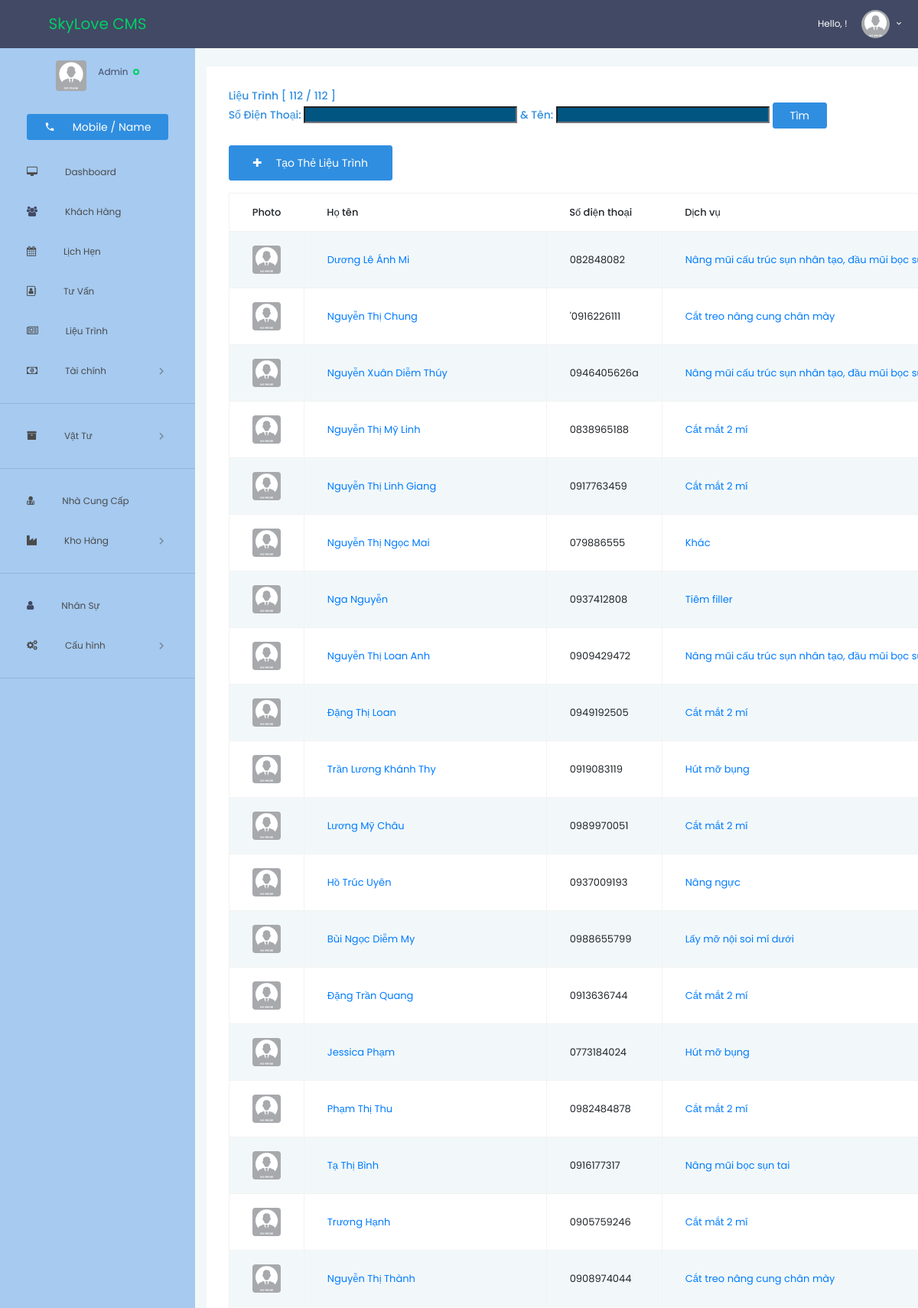
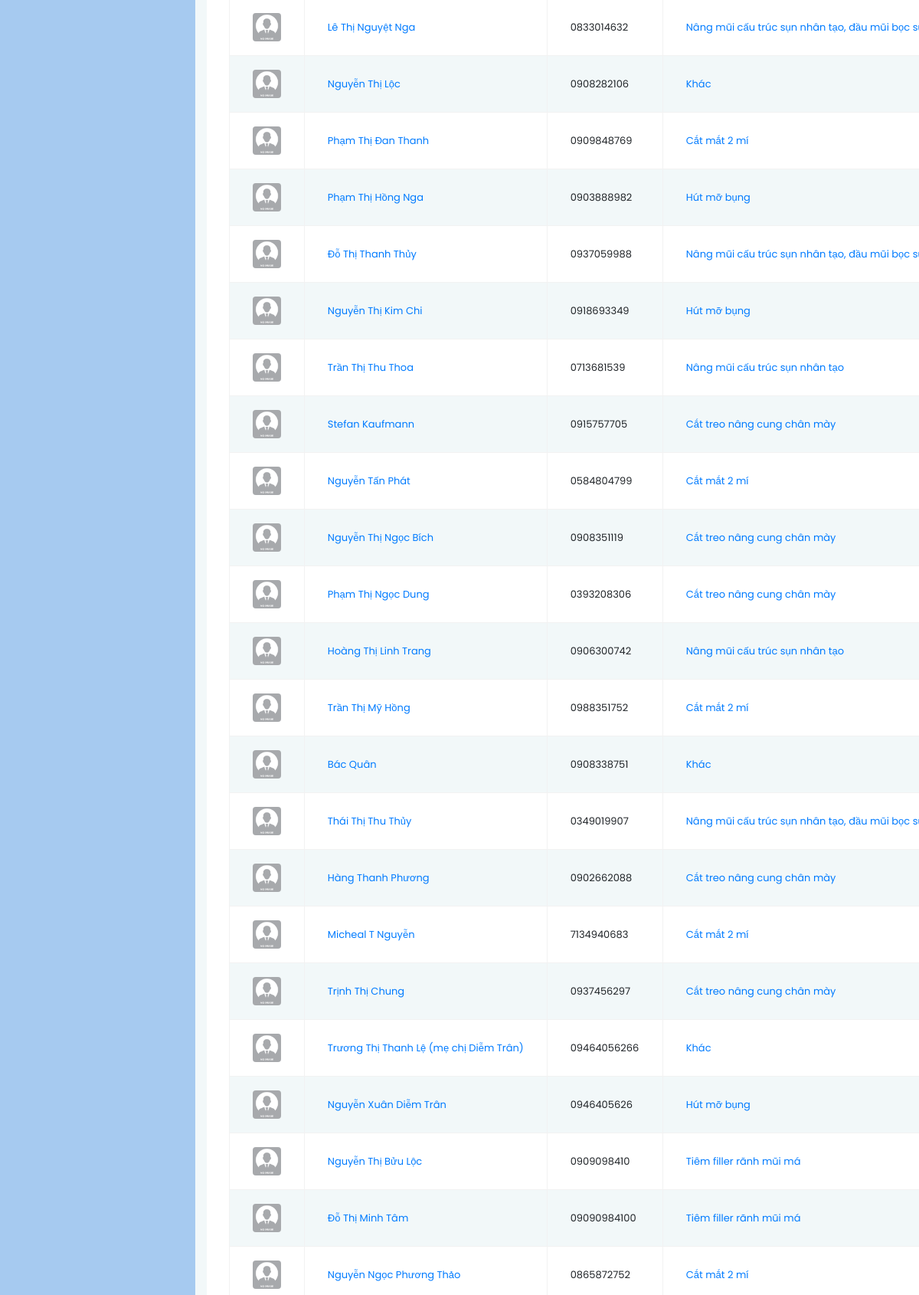
Screenshot of /treatment/overview (upper part) with the database file from the repository (2 pictures, top to bottom).
### action/models.py (models this page shows, shortened)
class Treatment(models.Model):
    service = models.ForeignKey(Service, on_delete=models.CASCADE)
    customer = models.ForeignKey(Customer, on_delete=models.CASCADE)
    consultant = models.ForeignKey(Employee, related_name='consultant', on_delete=models.CASCADE, null=True)
    expert = models.ForeignKey(Employee, related_name='expert', on_delete=models.CASCADE, null=True)
    doctor = models.ForeignKey(Employee, related_name='doctor', on_delete=models.CASCADE, null=True)
    done = models.BooleanField(default=False)
    date_apply = models.DateField(max_length=10)
    date_end = models.DateField(max_length=10, null=True)
    note = models.CharField(max_length=128)
    class Meta:
        db_table = 'Treatment'

### manager/models.py (models this page shows, shortened)
class HumanInfo(models.Model):
    class Meta:
        abstract = True
    LANGUAGE = (('english', 'ENGLISH'), ('tiếng việt', 'TIẾNG VIỆT'), ('french', 'FRENCH'))
    GENDER = (('nam', 'NAM'), ('nữ', 'NỮ'), ('khác', 'KHÁC'))
    humanID = models.CharField(
        max_length=12, unique=True, default=None, null=True, blank=True
    )
    gender = models.CharField(choices=GENDER, max_length=10)
    fullname = models.CharField(max_length=50, null=False)
    dob = models.DateField(max_length=10, null=True, blank=True)
    mobile = models.CharField(max_length=16, unique=True)
    email = models.EmailField(max_length=125, null=True, blank=True)
    address = models.TextField(max_length=100, null=True, blank=True)
    language = models.CharField(choices=LANGUAGE, max_length=10, default='english')
    thumb = models.ImageField(blank=True, null=True)
    nubank = models.CharField(max_length=16, null=True, blank=True, default=None)
    bank = models.CharField(max_length=32, null=True, blank=True, default=None)

class Customer(HumanInfo):
    source = models.ForeignKey(CustomerSource, on_delete=models.SET_NULL, null=True)
    yob = models.IntegerField()
    thumb = models.ImageField(blank=True, null=True, upload_to='Customer')
    deleted = models.BooleanField(default=False)
    class Meta:
        db_table = 'Customer'

class Service(models.Model):
    name = models.CharField(max_length=64, unique=True)
    cost = MoneyField(max_digits=16, decimal_places=0, default_currency='VND', default=0)
    class Meta:
        db_table = 'Service'

### action/views.py (the view)
# urls.py: path('treatment/overview', views.treatment_overview, name='treatment_overview'),
def treatment_overview(request):
    mobile = request.GET.get('mobile')
    fname = request.GET.get('fname')
    treatments = Treatment.objects.all()
    if mobile:
        treatments = treatments.filter(customer__mobile__icontains=mobile)
    if fname:
        treatments = treatments.filter(customer__fullname__contains=fname)
    context = {
        'treat_total': Treatment.objects.all().count(),
        'treat_lookup': treatments.count(),
        'form': TreatmentFilterForm(),
        'treatments': treatments.order_by('-id')
    }
    return render(request, 'action/treatment/overview.html', context)

### action/forms.py
class TreatmentFilterForm(forms.Form):
    mobile: forms.CharField()

### action/templates/action/treatment/overview.html (shortened to what this page needs)
{% extends 'manager/layout.html' %}
{% load static %}
{% block content %}
  <div class="main-panel">
  <div class="content-wrapper">
    <div class="row">
      <div class="row">
        <div class="col-lg-12 grid-margin">
          <div class="card">
            <div class="card-body">
              <h4 class="card-title text-primary">
                Liệu trình [
                  {% if treat_total and treat_lookup %}{{ treat_lookup }} / {{ treat_total }}{% endif %} ]
                <form method="GET" action="{% url 'action:treatment_overview' %}">
                  <label for="mobile">Số điện thoại:</label>
                  <input type="text" id="mobile" name="mobile" value="" maxlength="12"
                         style="color: yellow; background: #015581">
                  <label for="fname">& Tên:</label>
                  <input type="text" id="fname" name="fname" value="" maxlength="20"
                         style="color: yellow; background: #015581">
                  <input type="submit" VALUE="Tìm" class="btn btn-primary"/>
                </form>
                <h4 class="card-title">
                <a href="{% url 'action:treatment_new' %}"
                   class="btn btn-lg btn-primary mb-3 float-left">
                  <i class="fa fa-plus"></i>&emsp;Tạo Thẻ liệu trình
                </a>
                </h4>
                <br>
              </h4>
              <div class="table-responsive">
                <table class="table table-bordered table-striped">
                  <thead>
                  <tr>
                    <th>
                      Photo
                    </th>
                    <th>
                      Họ tên
                    </th>
                    <th>
                      Số điện thoại
                    </th>
                    <th>
                      Dịch vụ
                    </th>
                  </tr>
                  </thead>
                  <tbody>
                  {% for treatment in treatments %}
                    <tr>
                      <td class="font-weight-medium">
                        <a href="{% url 'action:treatment_view' pk=treatment.pk %}">
                          {% if treatment.customer.thumb.url != null %}
                            <img src="{{ treatment.customer.thumb.url }}" class='rounded img-fluid' alt="">
                          {% else %}
                            <img src="{% static 'images/No_Image.png' %}" class='rounded img-fluid' alt="">
                          {% endif %}
                        </a>
                      </td>
                      <td>
                        <a href="{% url 'manager:customer_view' pk=treatment.customer.id %}">
                          {{ treatment.customer.fullname }}
                        </a>
                      </td>
                      <td>
                        {{ treatment.customer.mobile }}
                      </td>
                      <td>
                          <a href="{% url 'action:treatment_view' pk=treatment.pk %}">
                            {{ treatment.service.name }}
                          </a>
                      </td>
                    </tr>
                  {% endfor %}
                  </tbody>
                </table>
              </div>
            </div>
          </div>
        </div>
      </div>
    </div>
  </div>
{% endblock content %}

### rows the page displays
Treatment: customer.fullname "Dương Lê Ánh Mi", customer.mobile "082848082", service.name "Nâng mũi cấu trúc sụn nhân tạo, đầu mũi bọc…"
Treatment: customer.fullname "Nguyễn Thị Chung", customer.mobile "'0916226111", service.name "Cắt treo nâng cung chân mày"
Treatment: customer.fullname "Nguyễn Xuân Diễm Thúy", customer.mobile "0946405626a", service.name "Nâng mũi cấu trúc sụn nhân tạo, đầu mũi bọc…"
Treatment: customer.fullname "Nguyễn Thị Mỹ Linh", customer.mobile "0838965188", service.name "Cắt mắt 2 mí"
Treatment: customer.fullname "Nguyễn Thị Linh Giang", customer.mobile "0917763459", service.name "Cắt mắt 2 mí"
Treatment: customer.fullname "Nguyễn Thị Ngọc Mai", customer.mobile "079886555", service.name "Khác"
Treatment: customer.fullname "Nga Nguyễn", customer.mobile "0937412808", service.name "Tiêm filler"
Treatment: customer.fullname "Nguyễn Thị Loan Anh", customer.mobile "0909429472", service.name "Nâng mũi cấu trúc sụn nhân tạo, đầu mũi bọc…"
Treatment: customer.fullname "Đặng Thị Loan", customer.mobile "0949192505", service.name "Cắt mắt 2 mí"
Treatment: customer.fullname "Trần Lương Khánh Thy", customer.mobile "0919083119", service.name "Hút mỡ bụng"
Treatment: customer.fullname "Lương Mỹ Châu", customer.mobile "0989970051", service.name "Cắt mắt 2 mí"
Treatment: customer.fullname "Hồ Trúc Uyên", customer.mobile "0937009193", service.name "Nâng ngực"
Treatment: customer.fullname "Bùi Ngọc Diễm My", customer.mobile "0988655799", service.name "Lấy mỡ nội soi mí dưới"
Treatment: customer.fullname "Đặng Trần Quang", customer.mobile "0913636744", service.name "Cắt mắt 2 mí"
Treatment: customer.fullname "Jessica Phạm", customer.mobile "0773184024", service.name "Hút mỡ bụng"
Treatment: customer.fullname "Phạm Thị Thu", customer.mobile "0982484878", service.name "Cắt mắt 2 mí"
Treatment: customer.fullname "Tạ Thị Bình", customer.mobile "0916177317", service.name "Nâng mũi bọc sụn tai"
Treatment: customer.fullname "Trương Hạnh", customer.mobile "0905759246", service.name "Cắt mắt 2 mí"
Treatment: customer.fullname "Nguyễn Thị Thành", customer.mobile "0908974044", service.name "Cắt treo nâng cung chân mày"
Treatment: customer.fullname "Lê Thị Nguyệt Nga", customer.mobile "0833014632", service.name "Nâng mũi cấu trúc sụn nhân tạo, đầu mũi bọc…"
Treatment: customer.fullname "Nguyễn Thị Lộc", customer.mobile "0908282106", service.name "Khác"
Treatment: customer.fullname "Phạm Thị Đan Thanh", customer.mobile "0909848769", service.name "Cắt mắt 2 mí"
Treatment: customer.fullname "Phạm Thị Hồng Nga", customer.mobile "0903888982", service.name "Hút mỡ bụng"
Treatment: customer.fullname "Đỗ Thị Thanh Thủy", customer.mobile "0937059988", service.name "Nâng mũi cấu trúc sụn nhân tạo, đầu mũi bọc…"
Treatment: customer.fullname "Nguyễn Thị Kim Chi", customer.mobile "0918693349", service.name "Hút mỡ bụng"
Treatment: customer.fullname "Trần Thị Thu Thoa", customer.mobile "0713681539", service.name "Nâng mũi cấu trúc sụn nhân tạo"
Treatment: customer.fullname "Stefan Kaufmann", customer.mobile "0915757705", service.name "Cắt treo nâng cung chân mày"
Treatment: customer.fullname "Nguyễn Tấn Phát", customer.mobile "0584804799", service.name "Cắt mắt 2 mí"
Treatment: customer.fullname "Nguyễn Thị Ngọc Bích", customer.mobile "0908351119", service.name "Cắt treo nâng cung chân mày"
Treatment: customer.fullname "Phạm Thị Ngọc Dung", customer.mobile "0393208306", service.name "Cắt treo nâng cung chân mày"
Treatment: customer.fullname "Hoàng Thị Linh Trang", customer.mobile "0906300742", service.name "Nâng mũi cấu trúc sụn nhân tạo"
Treatment: customer.fullname "Trần Thị Mỹ Hồng", customer.mobile "0988351752", service.name "Cắt mắt 2 mí"
Treatment: customer.fullname "Bác Quân", customer.mobile "0908338751", service.name "Khác"
Treatment: customer.fullname "Thái Thị Thu Thủy", customer.mobile "0349019907", service.name "Nâng mũi cấu trúc sụn nhân tạo, đầu mũi bọc…"
Treatment: customer.fullname "Hàng Thanh Phương", customer.mobile "0902662088", service.name "Cắt treo nâng cung chân mày"
Treatment: customer.fullname "Micheal T Nguyễn", customer.mobile "7134940683", service.name "Cắt mắt 2 mí"
Treatment: customer.fullname "Trịnh Thị Chung", customer.mobile "0937456297", service.name "Cắt treo nâng cung chân mày"
Treatment: customer.fullname "Trương Thị Thanh Lệ (mẹ chị Diễm Trân)", customer.mobile "09464056266", service.name "Khác"
Treatment: customer.fullname "Nguyễn Xuân Diễm Trân", customer.mobile "0946405626", service.name "Hút mỡ bụng"
Treatment: customer.fullname "Nguyễn Thị Bửu Lộc", customer.mobile "0909098410", service.name "Tiêm filler rãnh mũi má"
Treatment: customer.fullname "Đỗ Thị Minh Tâm", customer.mobile "09090984100", service.name "Tiêm filler rãnh mũi má"
Treatment: customer.fullname "Nguyễn Ngọc Phương Thảo", customer.mobile "0865872752", service.name "Cắt mắt 2 mí"

### other values shown
{{ treat_lookup }} "112"
{{ treat_total }} "112"
